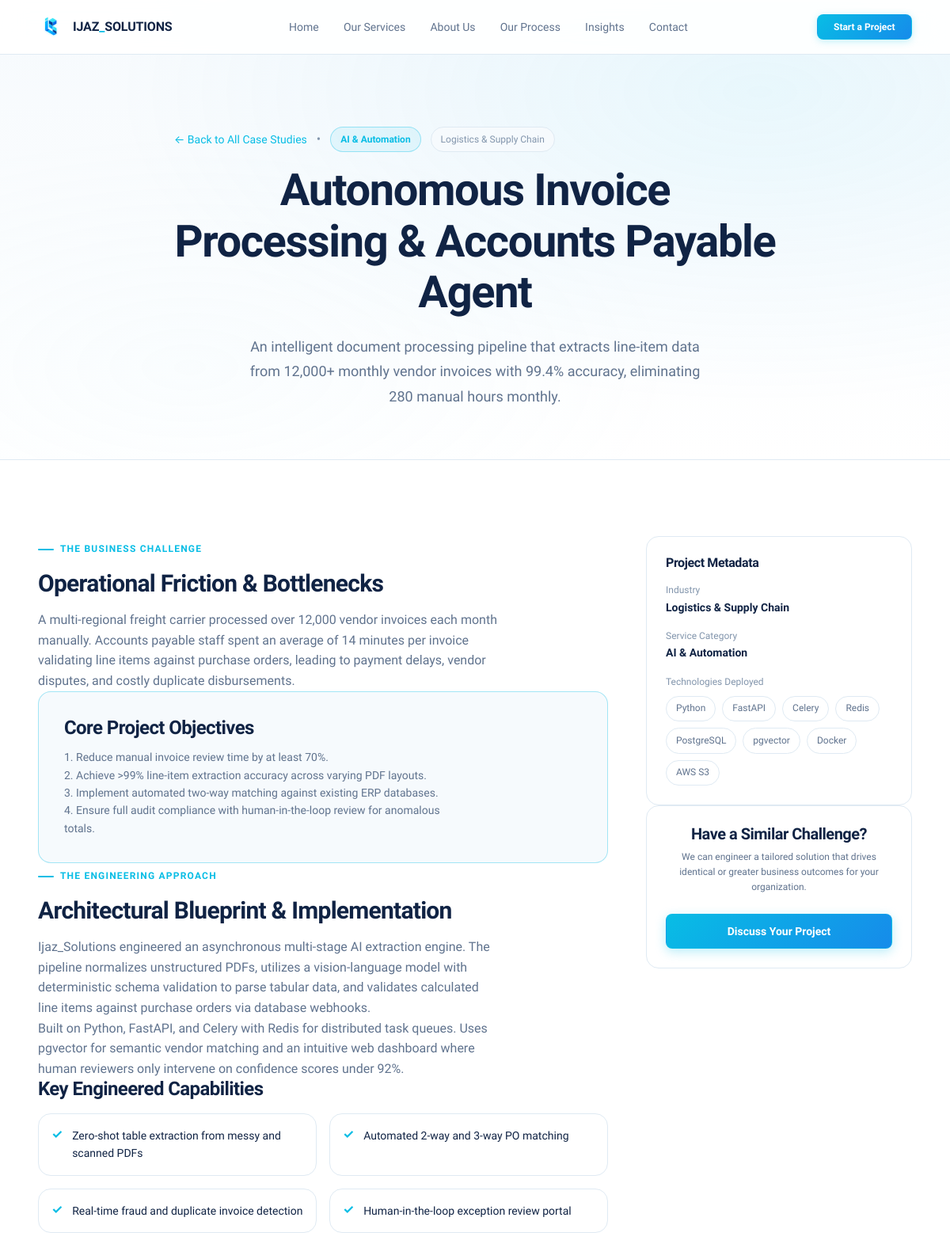
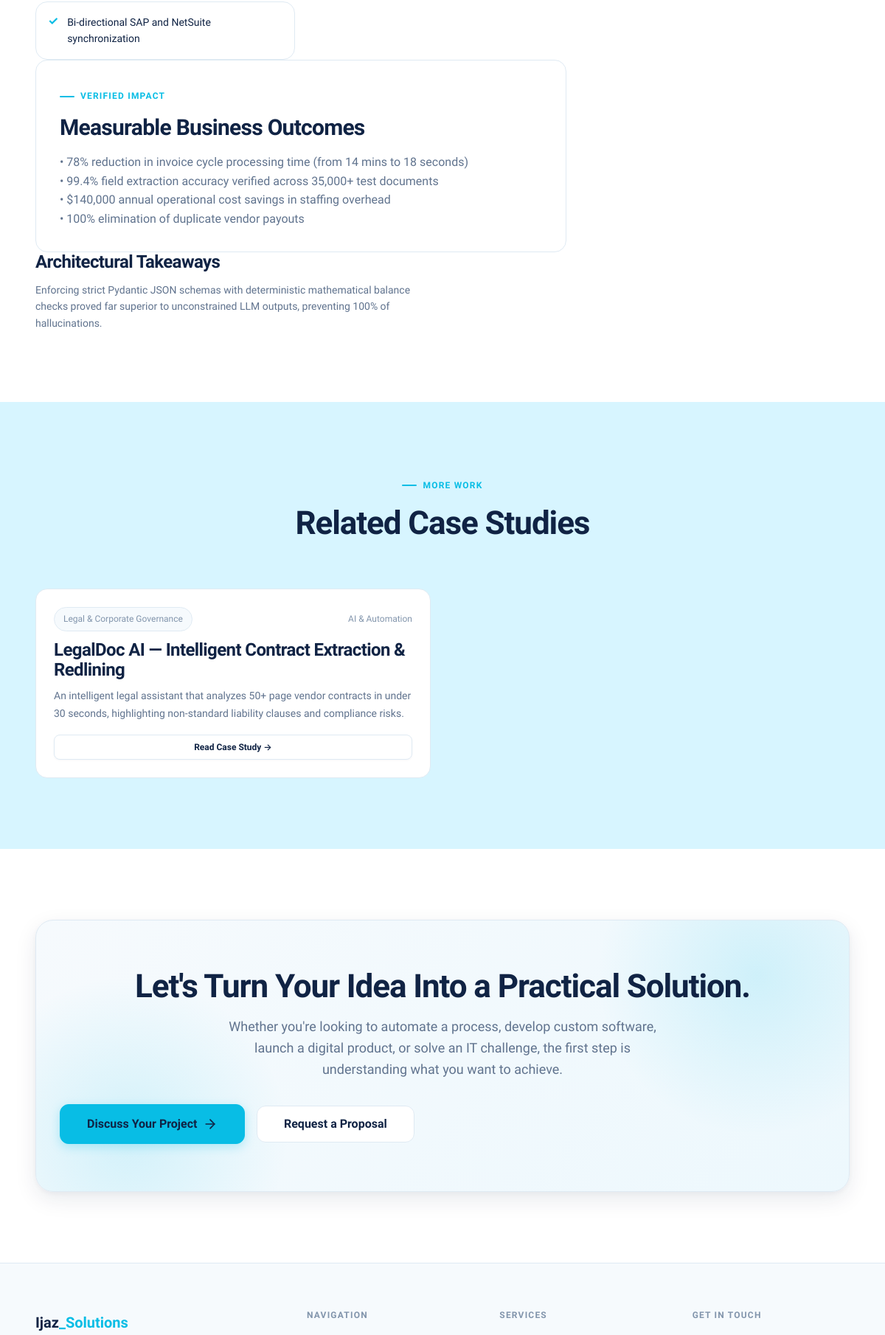
Screenshot of /work/autonomous-invoice-processing-agent/ (upper part) with the database file from the repository (2 pictures, top to bottom).
### portfolio/models.py (models this page shows, shortened)
class Project(models.Model):
    SERVICE_CHOICES = [
        ('ai-automation', 'AI & Automation'),
        ('software-development', 'Software Development'),
        ('web-mobile', 'Web & Mobile Applications'),
        ('it-consulting', 'IT Consulting & Support'),
    ]
    title = models.CharField(max_length=200)
    slug = models.SlugField(unique=True)
    industry = models.CharField(max_length=100)
    service_category = models.CharField(max_length=50, choices=SERVICE_CHOICES)
    thumbnail = models.ImageField(upload_to='projects/thumbnails/', blank=True)
    hero_image = models.ImageField(upload_to='projects/heroes/', blank=True)
    short_description = models.TextField(max_length=300, help_text="Brief description for cards")
    challenge = models.TextField(help_text="Business challenge description")
    objectives = models.TextField(blank=True, help_text="Project objectives")
    solution = models.TextField(help_text="Solution approach description")
    implementation = models.TextField(blank=True, help_text="Implementation details")
    features = models.TextField(blank=True, help_text="Main features, one per line")
    technologies = models.CharField(max_length=500, help_text="Comma-separated technologies")
    outcomes = models.TextField(blank=True, help_text="Verified outcomes")
    lessons = models.TextField(blank=True, help_text="Lessons learned")
    is_featured = models.BooleanField(default=False)
    order = models.IntegerField(default=0)
    created_at = models.DateTimeField(auto_now_add=True)
    updated_at = models.DateTimeField(auto_now=True)
    class Meta:
        ordering = ['order', '-created_at']
    def get_features_list(self):
        if self.features:
            return [f.strip() for f in self.features.split('\n') if f.strip()]
        return []
    def get_technologies_list(self):
        if self.technologies:
            return [t.strip() for t in self.technologies.split(',') if t.strip()]
        return []

### portfolio/views.py (the view)
# urls.py: path('<slug:slug>/', views.project_detail, name='project-detail'),
def project_detail(request, slug):
    project = get_object_or_404(Project, slug=slug)
    related_projects = Project.objects.filter(
        service_category=project.service_category
    ).exclude(pk=project.pk)[:2]
    return render(request, 'portfolio/detail.html', {
        'project': project,
        'related_projects': related_projects,
    })

### templates/portfolio/detail.html (shortened to what this page needs)
{% extends 'base.html' %}
{% load static %}
{% block content %}
<section class="section section--dark page-hero">
    <div class="container">
        <div class="page-hero__content">
            <div class="flex items-center gap-3 mb-4 flex-wrap">
                <a href="{% url 'portfolio' %}" class="text-sm text-cyan hover-underline">← Back to All Case Studies</a>
                <span class="text-tertiary">•</span>
                <span class="badge badge--primary">{{ project.get_service_category_display }}</span>
                <span class="badge badge--neutral">{{ project.industry }}</span>
            </div>
            <h1 class="page-hero__title">{{ project.title }}</h1>
            <p class="page-hero__subtitle">{{ project.short_description }}</p>
        </div>
    </div>
</section>
<section class="section">
    <div class="container">
        <div class="grid grid--3 gap-12">
            <div class="col-span-2 space-y-12">
                <div>
                    <div class="section-label">The Business Challenge</div>
                    <h2 class="section-title text-2xl mb-4">Operational Friction & Bottlenecks</h2>
                    <div class="prose leading-relaxed text-secondary">
                        {{ project.challenge|linebreaks }}
                    </div>
                </div>
                {% if project.objectives %}
                <div class="card p-8 bg-soft border-primary">
                    <h3 class="card__title text-xl mb-3">Core Project Objectives</h3>
                    <div class="prose text-secondary text-sm leading-relaxed">
                        {{ project.objectives|linebreaks }}
                    </div>
                </div>
                {% endif %}
                <div>
                    <div class="section-label">The Engineering Approach</div>
                    <h2 class="section-title text-2xl mb-4">Architectural Blueprint & Implementation</h2>
                    <div class="prose leading-relaxed text-secondary">
                        {{ project.solution|linebreaks }}
                    </div>
                    {% if project.implementation %}
                    <div class="prose leading-relaxed text-secondary mt-4">
                        {{ project.implementation|linebreaks }}
                    </div>
                    {% endif %}
                </div>
                {% if project.get_features_list %}
                <div>
                    <h3 class="text-xl font-bold mb-4">Key Engineered Capabilities</h3>
                    <div class="grid grid--2 gap-4">
                        {% for feature in project.get_features_list %}
                        <div class="card p-4 flex items-start gap-3">
                            <span class="checklist-icon text-primary font-bold">✓</span>
                            <span class="text-sm font-medium">{{ feature }}</span>
                        </div>
                        {% endfor %}
                    </div>
                </div>
                {% endif %}
                {% if project.outcomes %}
                <div class="card card--featured p-8 border-cyan">
                    <div class="section-label text-cyan">Verified Impact</div>
                    <h3 class="card__title text-2xl mb-4">Measurable Business Outcomes</h3>
                    <div class="prose leading-relaxed text-secondary">
                        {{ project.outcomes|linebreaks }}
                    </div>
                </div>
                {% endif %}
                {% if project.lessons %}
                <div>
                    <h3 class="text-xl font-bold mb-3">Architectural Takeaways</h3>
                    <div class="prose text-sm text-secondary leading-relaxed">
                        {{ project.lessons|linebreaks }}
                    </div>
                </div>
                {% endif %}
            </div>
            <div class="space-y-8">
                <div class="card p-6">
                    <h4 class="font-bold text-base mb-4 border-b pb-3">Project Metadata</h4>
                    <div class="space-y-4 text-sm">
                        <div>
                            <span class="text-tertiary block text-xs">Industry</span>
                            <strong class="text-slate">{{ project.industry }}</strong>
                        </div>
                        <div>
                            <span class="text-tertiary block text-xs">Service Category</span>
                            <strong class="text-slate">{{ project.get_service_category_display }}</strong>
                        </div>
                        {% if project.get_technologies_list %}
                        <div>
                            <span class="text-tertiary block text-xs mb-2">Technologies Deployed</span>
                            <div class="tag-cloud">
                                {% for tech in project.get_technologies_list %}
                                <span class="badge badge--outline text-xs">{{ tech }}</span>
                                {% endfor %}
                            </div>
                        </div>
                        {% endif %}
                    </div>
                </div>
                <div class="card p-6 bg-midnight text-white text-center">
                    <h4 class="text-lg font-bold mb-2 text-white">Have a Similar Challenge?</h4>
                    <p class="text-xs text-on-dark mb-6">
                        We can engineer a tailored solution that drives identical or greater business outcomes for your organization.
                    </p>
                    <a href="{% url 'contact' %}?service={{ project.service_category }}" class="btn btn--primary btn--block">
                        Discuss Your Project
                    </a>
                </div>
            </div>
        </div>
    </div>
</section>
{% if related_projects %}
<section class="section section--muted">
    <div class="container">
        <div class="section-header text-center mb-12">
            <div class="section-label">More Work</div>
            <h2 class="section-title">Related Case Studies</h2>
        </div>
        <div class="grid grid--2 gap-8">
            {% for rel in related_projects %}
            <article class="card card--hover p-6 flex flex-col justify-between">
                <div>
                    <div class="flex items-center justify-between mb-3 text-xs text-tertiary">
                        <span class="badge badge--neutral">{{ rel.industry }}</span>
                        <span class="text-primary font-medium">{{ rel.get_service_category_display }}</span>
                    </div>
                    <h3 class="card__title text-xl mb-2">
                        <a href="{% url 'project-detail' rel.slug %}" class="hover-underline">{{ rel.title }}</a>
                    </h3>
                    <p class="card__text text-sm mb-4 text-secondary">{{ rel.short_description }}</p>
                </div>
                <a href="{% url 'project-detail' rel.slug %}" class="btn btn--outline btn--sm">
                    Read Case Study →
                </a>
            </article>
            {% endfor %}
        </div>
    </div>
</section>
{% endif %}
{% include 'partials/cta.html' %}
{% endblock %}

### templates/base.html (shortened to what this page needs)
{% load static %}
<!DOCTYPE html>
<html lang="en">
<head>
    <link rel="stylesheet" href="{% static 'css/main.css' %}">
</head>
<body>
    {% include 'partials/nav.html' %}
    <main id="main-content">
        {% block content %}{% endblock %}
    </main>
    {% include 'partials/footer.html' %}
</body>
</html>

### templates/partials/nav.html (shortened to what this page needs)
{% load static %}
<nav class="nav" id="main-nav" role="navigation" aria-label="Main navigation">
    <div class="nav__inner">
        <a href="{% url 'home' %}" class="nav__brand" aria-label="Ijaz_Solutions Home">
            <img src="{% static 'images/logo-mark.svg' %}" alt="IS" width="38" height="38" class="nav__brand-img">
            <span class="nav__brand-text">IJAZ<span class="brand-underscore">_</span>SOLUTIONS</span>
        </a>
        <div class="nav__menu" id="nav-menu">
            <a href="{% url 'home' %}" class="nav__link {% if request.resolver_match.url_name == 'home' %}nav__link--active{% endif %}">Home</a>
            <a href="{% url 'services' %}" class="nav__link {% if 'services' in request.path %}nav__link--active{% endif %}">Our Services</a>
            <a href="{% url 'about' %}" class="nav__link {% if request.resolver_match.url_name == 'about' %}nav__link--active{% endif %}">About Us</a>
            <a href="{% url 'process' %}" class="nav__link {% if request.resolver_match.url_name == 'process' %}nav__link--active{% endif %}">Our Process</a>
            <a href="{% url 'insights' %}" class="nav__link {% if request.resolver_match.url_name == 'insights' %}nav__link--active{% endif %}">Insights</a>
            <a href="{% url 'contact' %}" class="nav__link {% if request.resolver_match.url_name == 'contact' %}nav__link--active{% endif %}">Contact</a>
        </div>
        <a href="{% url 'contact' %}" class="btn btn--primary btn--sm btn--magnetic nav__cta">Start a Project</a>
    </div>
</nav>

### templates/partials/cta.html
{% load static %}
<section class="section">
    <div class="container">
        <div class="cta-section">
            <div class="cta-section__glow"></div>
            <div class="cta-section__glow cta-section__glow--2"></div>
            <h2>Let's Turn Your Idea Into a Practical Solution.</h2>
            <p>Whether you're looking to automate a process, develop custom software, launch a digital product, or solve an IT challenge, the first step is understanding what you want to achieve.</p>
            <div class="btn-group">
                <a href="{% url 'contact' %}" class="btn btn--white btn--lg">
                    Discuss Your Project
                    <svg xmlns="http://www.w3.org/2000/svg" width="20" height="20" viewBox="0 0 24 24" fill="none" stroke="currentColor" stroke-width="2" stroke-linecap="round" stroke-linejoin="round"><path d="M5 12h14"/><path d="m12 5 7 7-7 7"/></svg>
                </a>
                <a href="{% url 'contact' %}" class="btn btn--outline-white btn--lg">Request a Proposal</a>
            </div>
        </div>
    </div>
</section>

### templates/partials/footer.html (shortened to what this page needs)
{% load static %}
<footer class="footer" role="contentinfo">
    <div class="container">
        <div class="footer__grid">
            <div class="footer__brand">
                <div class="footer__brand-name">
                    Ijaz<span>_Solutions</span>
                </div>
            </div>
            <div>
                <h3 class="footer__heading">Navigation</h3>
            </div>
            <div>
                <h3 class="footer__heading">Services</h3>
            </div>
            <div>
                <h3 class="footer__heading">Get in Touch</h3>
            </div>
        </div>
    </div>
</footer>

### rows the page displays
Project: service_category "AI & Automation", industry "Logistics & Supply Chain", title "Autonomous Invoice Processing & Accounts Payable Agent", short_description "An intelligent document processing pipeline that extracts line-item data from 12,000+ monthly vendor invoices with 99.4% accuracy, eliminating 280 manual hours monthly.", challenge "A multi-regional freight carrier processed over 12,000 vendor invoices each month manually. Accounts payable staff spent an average of 14 minutes per invoice validating line items against purchase orders, leading to payment delays, vendor disputes, and costly duplicate disbursements.", objectives "1. Reduce manual invoice review time by at least 70%. 2. Achieve >99% line-item extraction accuracy across varying PDF layouts. 3. Implement automated two-way matching against existing ERP databases. 4. Ensure full audit compliance with human-in-the-loop review for anomalous totals.", solution "Ijaz_Solutions engineered an asynchronous multi-stage AI extraction engine. The pipeline normalizes unstructured PDFs, utilizes a vision-language model with deterministic schema validation to parse tabular data, and validates calculated line items against purchase orders via database webhooks.", implementation "Built on Python, FastAPI, and Celery with Redis for distributed task queues. Uses pgvector for semantic vendor matching and an intuitive web dashboard where human reviewers only intervene on confidence scores under 92%.", outcomes "• 78% reduction in invoice cycle processing time (from 14 mins to 18 seconds) • 99.4% field extraction accuracy verified across 35,000+ test documents • $140,000 annual operational cost savings in staffing overhead • 100% elimination of duplicate vendor payouts", lessons "Enforcing strict Pydantic JSON schemas with deterministic mathematical balance checks proved far superior to unconstrained LLM outputs, preventing 100% of hallucinations."
Project: industry "Legal & Corporate Governance", service_category "AI & Automation", title "LegalDoc AI — Intelligent Contract Extraction & Redlining", short_description "An intelligent legal assistant that analyzes 50+ page vendor contracts in under 30 seconds, highlighting non-standard liability clauses and compliance risks."

### other values shown
{{ feature }} "Zero-shot table extraction from messy and scanned PDFs" "Automated 2-way and 3-way PO matching" "Real-time fraud and duplicate invoice detection" "Human-in-the-loop exception review portal" "Bi-directional SAP and NetSuite synchronization"
{{ tech }} "Python" "FastAPI" "Celery" "Redis" "PostgreSQL" "pgvector" "Docker" "AWS S3"
